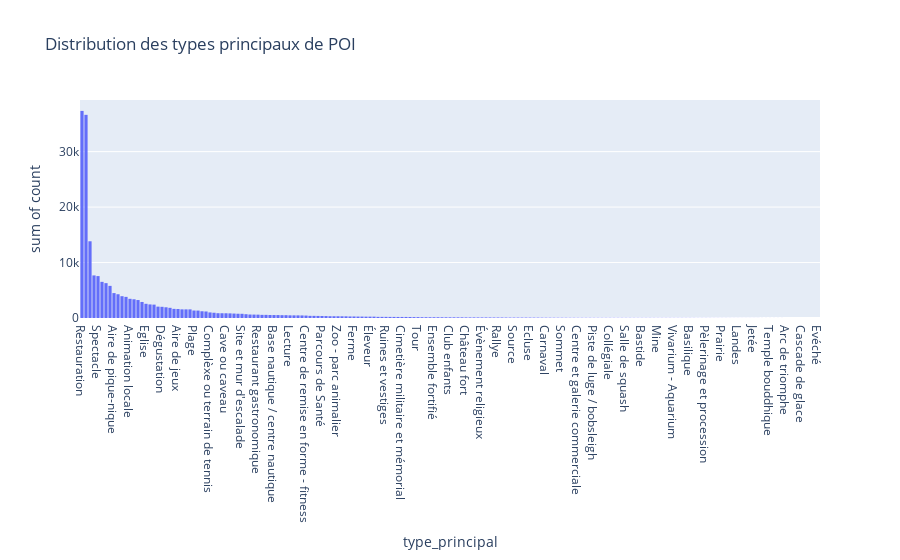

Notebook cell for this chart:
### Code cell
fig = px.histogram(df_type_prin, x="type_principal", y="count", title="Distribution des types principaux de POI")
fig.show()

### Figure 1 — Plotly figure (JSON) as saved in the notebook; plotly's stock layout.template omitted (floating-point values rounded to 4 significant figures; data arrays with more than 128 entries replaced by an {"elided": "..."} marker saying what was removed)
{"data": [{"bingroup": "x", "histfunc": "sum", "hovertemplate": "type_principal=%{x}<br>sum of count=%{y}<extra></extra>", "legendgroup": "", "marker": {"color": "#636efa", "pattern": {"shape": ""}}, "name": "", "orientation": "v", "showlegend": false, "type": "histogram", "x": {"elided": "185 str values"}, "xaxis": "x", "y": {"elided": "185 int values"}, "yaxis": "y"}], "layout": {"barmode": "relative", "legend": {"tracegroupgap": 0}, "title": {"text": "Distribution des types principaux de POI"}, "xaxis": {"anchor": "y", "domain": [0, 1], "title": {"text": "type_principal"}}, "yaxis": {"anchor": "x", "domain": [0, 1], "title": {"text": "sum of count"}}}}
